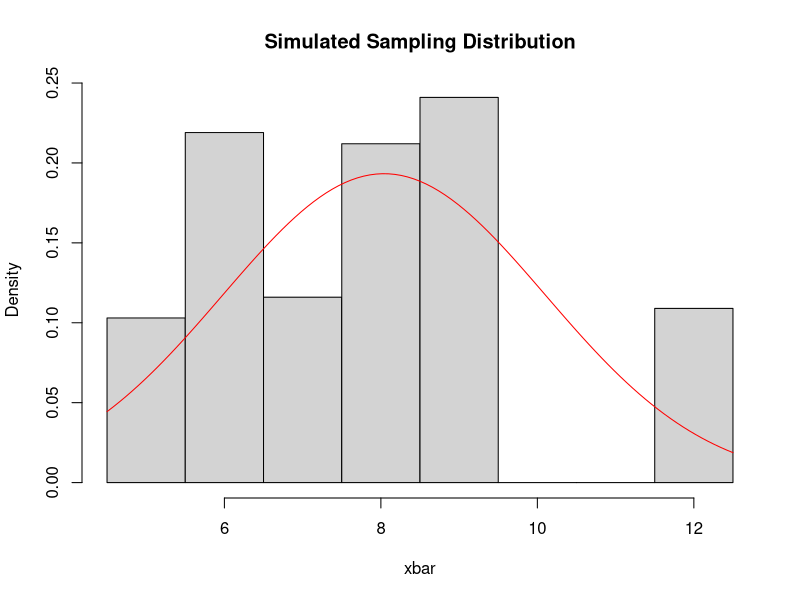
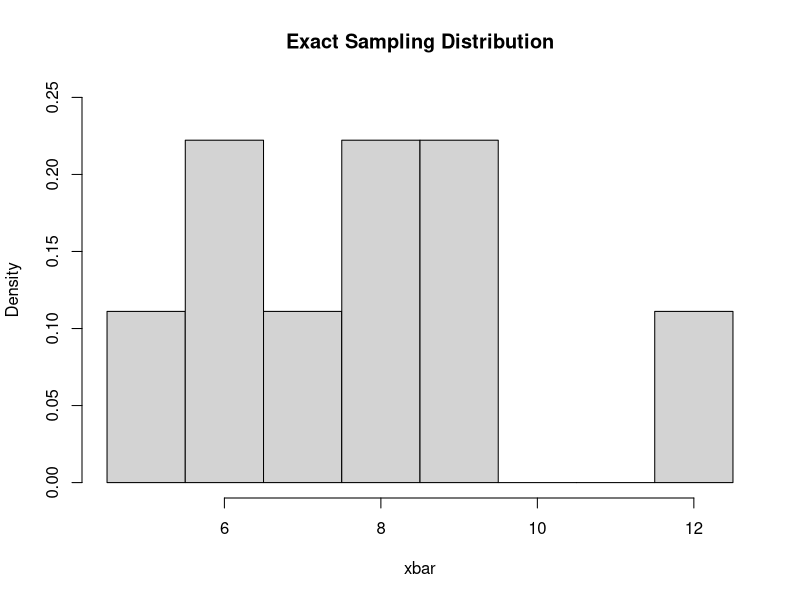

Write R code to recreate these figures, in order.
## ---- chunk 1
knitr::opts_chunk$set(echo = TRUE)
## ---- chunk 2
fun <- function(x) {
mean(x)
}
## ---- chunk 3
simsize <- 1000
sampsize <- 2
set.seed(2)
Pop <- c(12,7,5)
Samples <- as.data.frame(matrix(sample(Pop, simsize*sampsize, replace=TRUE),ncol=sampsize))
rownames(Samples) <- paste("sample", 1:simsize, sep="")
colnames(Samples) <- paste("obs", 1:sampsize, sep="")
#Samples
## ---- chunk 4
results <- apply(Samples,FUN=fun,1)
#results
## ---- chunk 5
hist(results,prob=T,breaks=4.5:12.5,main="",xlab="xbar")
#curve(dnorm(x,mean=mean(results),sd=sd(results)), from = min(results), to = max(results),add=T,col="red") 
curve(dnorm(x,mean=mean(results),sd=sd(results)), from = 4.5, to = 12.5,add=T,col="red") 
title(main="Simulated Sampling Distribution")
## ---- chunk 6
xbar <- c(5,6,6,7,8.5,8.5,9.5,9.5,12)
#barplot(table(xbar))
hist(xbar,prob=T,breaks=4.5:12.5,ylim=c(0,0.25),main="")
title(main="Exact Sampling Distribution")
